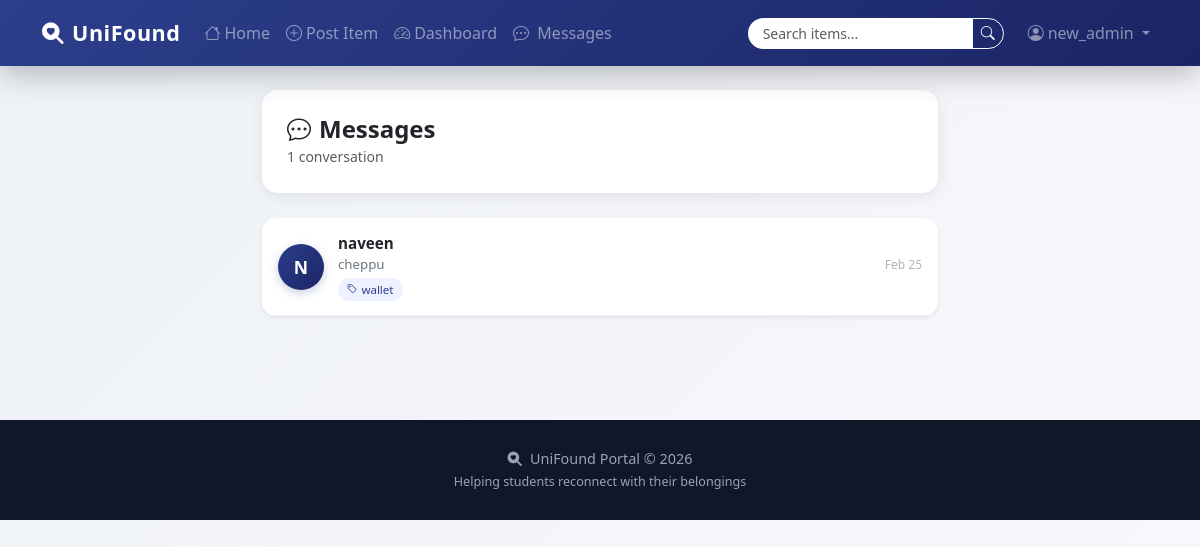
The app's page /inbox/ (signed in), older data.
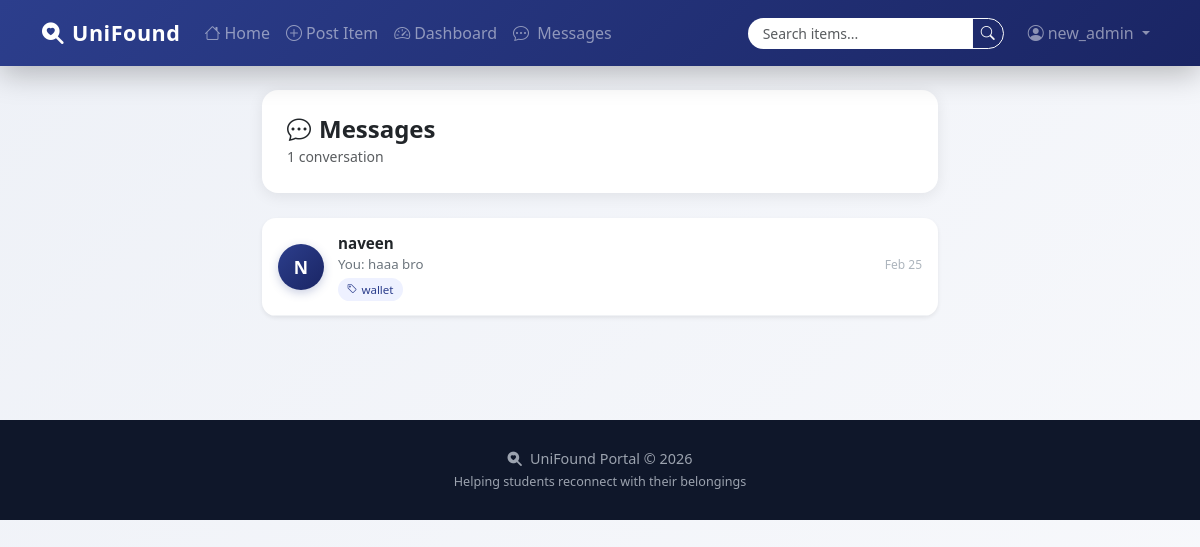
The same page, newer data.
### messaging/models.py (models this page shows, shortened)
class Conversation(models.Model):
    item = models.ForeignKey(Item, on_delete=models.CASCADE, related_name='conversations')
    participant1 = models.ForeignKey(User, on_delete=models.CASCADE, related_name='conversations_as_p1')
    participant2 = models.ForeignKey(User, on_delete=models.CASCADE, related_name='conversations_as_p2')
    created_at = models.DateTimeField(auto_now_add=True)
    updated_at = models.DateTimeField(auto_now=True)
    class Meta:
        unique_together = ('item', 'participant1', 'participant2')
        ordering = ['-updated_at']
    def get_other_user(self, user):
        if self.participant1 == user:
            return self.participant2
        return self.participant1
    def unread_count_for(self, user):
        return self.messages.filter(is_read=False).exclude(sender=user).count()

class Message(models.Model):
    conversation = models.ForeignKey(Conversation, on_delete=models.CASCADE, related_name='messages')
    sender = models.ForeignKey(User, on_delete=models.CASCADE, related_name='sent_messages')
    content = models.TextField()
    timestamp = models.DateTimeField(auto_now_add=True)
    is_read = models.BooleanField(default=False)
    class Meta:
        ordering = ['timestamp']

### items/models.py (models this page shows, shortened)
class Item(models.Model):
    STATUS_CHOICES = [
        ('Lost', 'Lost'),
        ('Found', 'Found'),
        ('Returned', 'Returned'),
    ]
    title = models.CharField(max_length=200)
    description = models.TextField()
    image = CloudinaryField('image', blank=True, null=True)
    category = models.ForeignKey(Category, on_delete=models.SET_NULL, null=True, blank=True)
    status = models.CharField(max_length=10, choices=STATUS_CHOICES, default='Lost')
    location = models.CharField(max_length=200)
    date_posted = models.DateTimeField(auto_now_add=True)
    posted_by = models.ForeignKey(User, on_delete=models.CASCADE, related_name='items')
    class Meta:
        ordering = ['-date_posted']

### messaging/views.py (the view)
# urls.py: path('inbox/', include('messaging.urls')),
@login_required
def inbox(request):
    conversations = Conversation.objects.filter(
        Q(participant1=request.user) | Q(participant2=request.user)
    ).select_related('item', 'participant1', 'participant2').order_by('-updated_at')
    conv_list = []
    total_unread = 0
    for conv in conversations:
        unread = conv.unread_count_for(request.user)
        total_unread += unread
        conv_list.append({
            'conv': conv,
            'other_user': conv.get_other_user(request.user),
            'last_message': conv.messages.last(),
            'unread': unread,
        })
    return render(request, 'messaging/inbox.html', {
        'conv_list': conv_list,
        'total_unread': total_unread,
    })

### messaging/templatetags/messaging_tags.py (called while the page is built)
@register.simple_tag
def unread_count(user):
    if not user.is_authenticated:
        return 0
    convs = Conversation.objects.filter(
        Q(participant1=user) | Q(participant2=user)
    )
    total = 0
    for conv in convs:
        total += conv.unread_count_for(user)
    return total

### templates/messaging/inbox.html (shortened to what this page needs)
{% extends 'base.html' %}
{% block content %}
<div class="container py-4" style="max-width: 700px;">
    <div class="page-header d-flex align-items-center justify-content-between">
        <div>
            <h4 class="fw-bold mb-0">
                <i class="bi bi-chat-dots me-2"></i>Messages
            </h4>
            <small class="text-muted">{{ conv_list|length }} conversation{{ conv_list|length|pluralize }}</small>
        </div>
    </div>
    <div class="card border-0 shadow-sm overflow-hidden">
        {% if conv_list %}
            {% for c in conv_list %}
            <a href="{% url 'chat_room' c.conv.id %}" class="conv-item {% if c.unread > 0 %}unread{% endif %}">
                <div class="conv-avatar">{{ c.other_user.username|first|upper }}</div>
                <div class="conv-body">
                    <div class="d-flex align-items-center gap-2">
                        <span class="conv-name">{{ c.other_user.username }}</span>
                    </div>
                    <div class="conv-preview">
                        {% if c.last_message %}
                            {% if c.last_message.sender == request.user %}You: {% endif %}
                            {{ c.last_message.content|truncatechars:55 }}
                        {% else %}
                            No messages yet — click to start chatting
                        {% endif %}
                    </div>
                    <div class="item-tag">
                        <i class="bi bi-tag" style="font-size:0.65rem;"></i>
                        {{ c.conv.item.title|truncatechars:30 }}
                    </div>
                </div>
                <div class="conv-meta">
                    <div class="conv-time">
                        {% if c.last_message %}{{ c.last_message.timestamp|date:"M d" }}{% endif %}
                    </div>
                </div>
            </a>
            {% endfor %}
        {% endif %}
    </div>
</div>
{% endblock %}

Row changes from the older to the newer data that the page shows:
changed Conversation "naveen": last_message.content "cheppu" → "haaa bro"; now shows "You:"
